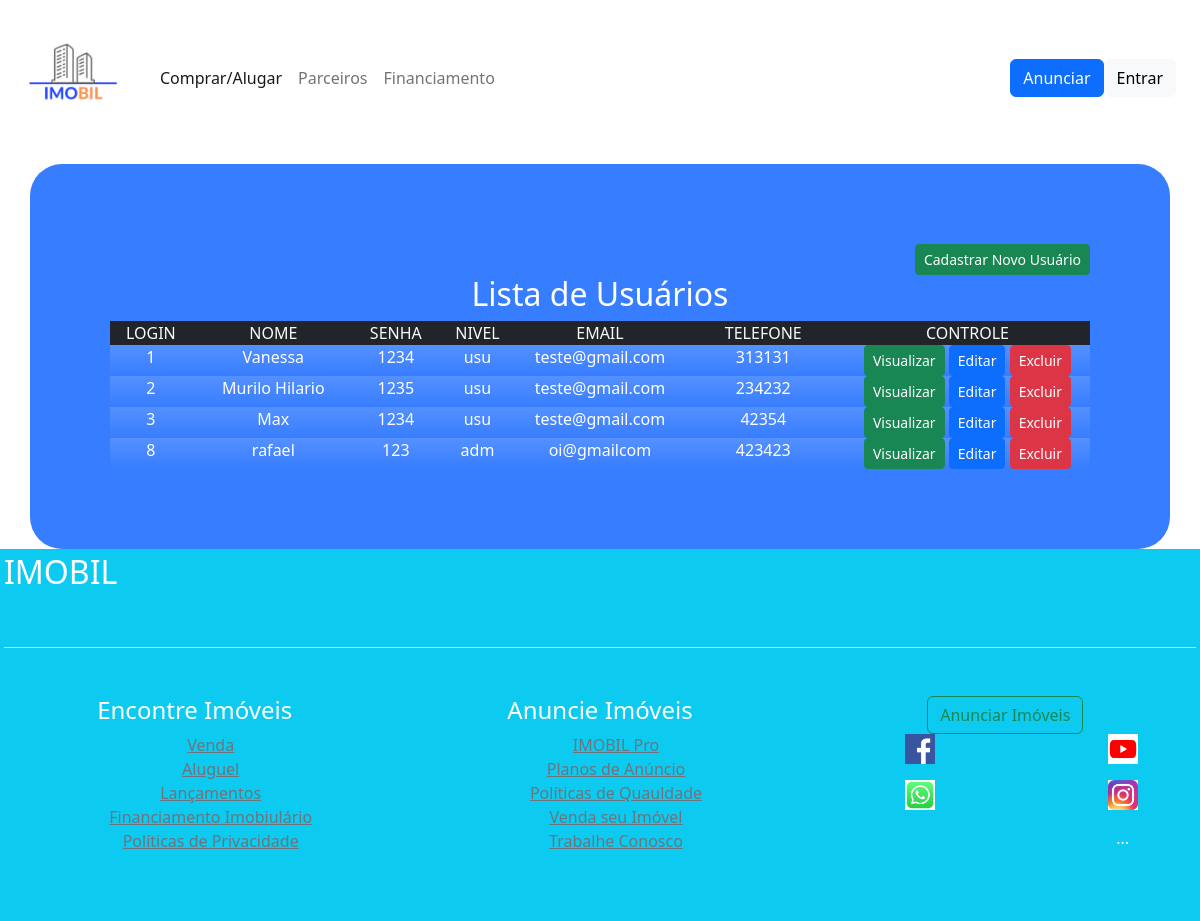
Page /listarUsuario.php on the committed database.
### tables this page shows
CREATE TABLE `usuarios` (
  `login` int(11) NOT NULL,
  `nome` varchar(100) DEFAULT NULL,
  `senha` varchar(30) DEFAULT NULL,
  `nivel` varchar(3) DEFAULT NULL,
  `email` varchar(100) DEFAULT NULL,
  `telefone` int(11) DEFAULT NULL
);

### listarUsuario.php (the view)
<?php
    include "conexao.php";
    include "controle.php";
    $sql = "select * from usuarios order by login";
    $seleciona = mysqli_query($conexao,$sql);
?>
        <div class="container pag">
            <div class="text-end">
                <a href="formularioUsuario.php"> <button type="button" class="btn btn-success btn-sm">Cadastrar Novo Usuário</button> </a>
            </div>
            <h2>Lista de Usuários</h2>
            <div class="container text-center">
                <div class="row bg-dark text-light espaco">
                    <div class="col-1">
                        LOGIN
                     </div>
                    <div class="col-2">
                        NOME
                    </div>
                    <div class="col-1">
                        SENHA
                    </div>
                    <div class="col-1">
                        NIVEL
                    </div>
                    <div class="col-2">
                        EMAIL
                    </div>
                    <div class="col-2">
                        TELEFONE
                    </div>
                    <div class="col-3">
                        CONTROLE
                    </div>
                </div>
                <?php
                    while ($exibe = mysqli_fetch_array($seleciona)){
                        $login = $exibe['login'];
                ?>
                 <div class="row bg-gradient espaco">
                    <div class="col-1">
                        <?php echo $exibe['login'] ?>
                    </div>
                    <div class="col-2">
                        <?php echo $exibe['nome']?>
                    </div>
                    <div class="col-1">
                        <?php echo $exibe['senha']?>
                    </div>
                    <div class="col-1">
                        <?php echo $exibe['nivel']?>
                    </div>
                    <div class="col-2">
                        <?php echo $exibe['email']?>
                    </div>
                    <div class="col-2">
                        <?php echo $exibe['telefone']?>
                    </div>
                    <div class="col-3">
                        <a href="visualizarUsuario.php?login=<?php echo $login ?>"><button type="button" class="btn btn-success btn-sm botao">Visualizar</button></a>
                        <a href="editarUsuario.php?login=<?php echo $login ?>"><button type="button" class="btn btn-primary btn-sm botao">Editar</button></a>
                        <a href="excluirUsuario.php?login=<?php echo $login ?>" onclick="return confirm('Confirmado o exclusão do usuário do Usuário?')" > <button type="button" class="btn btn-danger btn-sm">Excluir</button> </a>
                    </div>
                </div>
                <?php
                    }
                ?>
            </div>
        </div>
        <?php
            include "footer.php";
        ?>

### controle.php (shortened to what this page needs)
<!doctype html>
<html lang="pt-br">
<head>
  <link href="https://cdn.jsdelivr.net/npm/bootstrap@5.2.1/dist/css/bootstrap.min.css" rel="stylesheet">
  <link rel="stylesheet" href="css/style.css">
</head>
<body>
  <div class="">
    <nav class="navbar navbar-expand-lg ">
      <h1><a href="index.php"><img src="img/IMOBIL.png" width="100"></h1></a>
      <div class="container">
        <div class="collapse navbar-collapse text" id="navbarNav">
          <ul class="navbar-nav">
            <li class="nav-item">
              <a class="nav-link active" aria-current="page" href="comprar.php">Comprar/Alugar</a>
            </li>
            <li class="nav-item">
              <a class="nav-link" href="Parceiros.php">Parceiros</a>
            </li>
            <li class="nav-item">
              <a class="nav-link" href="financiamento.php">Financiamento</a>
            </li>
          </ul>
        </div>
      </div>
      <div>
        <a href="comprar.php"><button type="button" class="btn btn-primary">Anunciar</button></a>
      </div>
      <div class="text">
        <a href="login.php"><button type="submit" class="btn btn-light">Entrar</button></a>
      </div>
           </div>

### footer.php (shortened to what this page needs)
<!doctype html>
<html lang="pt-br">
  <head>
    <link href="https://cdn.jsdelivr.net/npm/bootstrap@5.2.0/dist/css/bootstrap.min.css" rel="stylesheet">
    <link rel="stylesheet" href="style.css">
  </head>
  <body>
<div class="container-fluid bg-info text-white p-1 fixed muda">
        <div class="row">
            <h2>IMOBIL</h2>
            <div class="col text-center">
            <footer class="pt-4 my-md-5 pt-md-5 border-top">
        <div class="row">
            <div class="col-md-4">
                <h4>Encontre Imóveis</h4>
                <ul class="list-unstyled text-small">
                    <ul><a class="text-muted" href="#">Venda</a></ul>
                    <ul><a class="text-muted" href="#">Aluguel</a></ul>
                    <ul><a class="text-muted" href="#">Lançamentos</a></ul>
                    <ul><a class="text-muted" href="#">Financiamento Imobiulário</a></ul>
                    <ul><a class="text-muted" href="#">Políticas de Privacidade</a></ul>
                </ul>
            </div>
            <div class="col-md-4">
                <h4>Anuncie Imóveis</h4>
                <ul class="list-unstyled text-small">
                    <ul><a class="text-muted" href="#">IMOBIL Pro</a></ul>
                    <ul><a class="text-muted" href="#">Planos de Anúncio</a></ul>
                    <ul><a class="text-muted" href="#">Políticas de Quauldade</a></ul>
                    <ul><a class="text-muted" href="#">Venda seu Imóvel</a></ul>
                    <ul><a class="text-muted" href="#">Trabalhe Conosco</a></ul>
                </ul>
            </div>
            <div class="col">
            <form class="form-inline mt-2 mt-md-0 text-center">
                        <button class="btn btn-outline-success my-2 my-sm-0" type="submit">Anunciar Imóveis</button>
                        <div class="row">
                        <div class="col text-center">
                        <ul><img src="img/facebook.png" width="30" ></a></ul>
                        <ul><img src="img\whatsapp.jfif"  width="30" ></a></ul>
                        </div>
                        <div class="col">
                        <ul><img src="img\youtube.png" width="30" ></a></ul>
                        <ul><img src="img\instagram.jfif"  width="30"></a></ul>
                        <ul><body>
...
</body> </ul>
                        </div>
                        </div>
                    </form>
            </div>
        </div>
     </footer>
            </div>
        </div>
    </div>
    </body>
</html>

### css/style.css (style rules this page uses)
.pag { margin-top: 2em; padding: 5em; border-radius: 2em; text-align: center; color: white; background-color: rgb(55, 125, 255); }
.navbar { margin: 2%; }

### rows in the picture
usuarios: login "1", nome "Vanessa", senha "1234", nivel "usu", email "teste@gmail.com", telefone "313131"
usuarios: login "2", nome "Murilo Hilario", senha "1235", nivel "usu", email "teste@gmail.com", telefone "234232"
usuarios: login "3", nome "Max", senha "1234", nivel "usu", email "teste@gmail.com", telefone "42354"
usuarios: login "8", nome "rafael", senha "123", nivel "adm", email "oi@gmailcom", telefone "423423"
